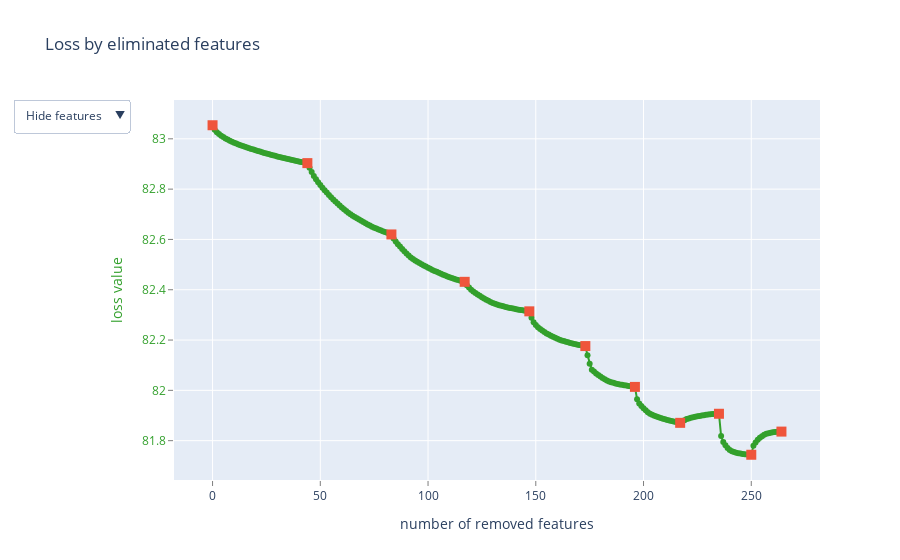

Write notebook code for a chart like this one.
### Code cell
model = CatBoostRegressor(
    iterations=1000, depth=6, loss_function="RMSE"
)
summary = model.select_features(
    train_pool,
    eval_set=test_pool,
    features_for_select=list(range(X_train.shape[1])),
    num_features_to_select=100,
    steps=10,
    algorithm=EFeaturesSelectionAlgorithm.RecursiveByShapValues,
    shap_calc_type=EShapCalcType.Regular,
    train_final_model=True,
    logging_level="Silent",
    plot=True,
)

### Figure 1 — Plotly figure (JSON) as saved in the notebook; plotly's stock layout.template omitted (floating-point values rounded to 4 significant figures; data arrays with more than 128 entries replaced by an {"elided": "..."} marker saying what was removed)
{"data": [{"line": {"color": "rgb(51,160,44)"}, "mode": "lines+markers", "name": "", "text": {"elided": "265 str values"}, "type": "scatter", "x": {"elided": "265 int values"}, "y": {"elided": "265 float values"}}, {"marker": {"size": 10, "symbol": "square"}, "mode": "markers", "name": "", "text": ["", "male", "Average of Jan-16", "dummy_breast_cancer_diagnosis_desc_37", "dummy_patient_state_22", "dummy_metastatic_cancer_diagnosis_code_41", "dummy_breast_cancer_diagnosis_code_27", "dummy_patient_state_40", "dummy_breast_cancer_diagnosis_desc_13", "dummy_metastatic_cancer_diagnosis_code_40", "dummy_metastatic_cancer_diagnosis_code_22"], "type": "scatter", "x": [0, 44, 83, 117, 147, 173, 196, 217, 235, 250, 264], "y": [83.05, 82.9, 82.62, 82.43, 82.31, 82.18, 82.01, 81.87, 81.91, 81.74, 81.84]}, {"mode": "text", "name": "", "text": {"elided": "265 str values"}, "textfont": {"color": "rgb(51,160,44)", "family": "sans serif", "size": 18}, "textposition": "bottom center", "type": "scatter", "visible": false, "x": {"elided": "265 int values"}, "y": {"elided": "265 float values"}}, {"mode": "text", "name": "", "text": {"elided": "265 str values"}, "textfont": {"color": "rgb(51,160,44)", "family": "sans serif", "size": 18}, "textposition": "bottom center", "type": "scatter", "visible": false, "x": {"elided": "265 int values"}, "y": {"elided": "265 float values"}}], "layout": {"showlegend": false, "title": {"text": "Loss by eliminated features"}, "updatemenus": [{"active": 0, "buttons": [{"args": [{"visible": [true, true, false, false]}], "label": "Hide features", "method": "update"}, {"args": [{"visible": [true, true, true, false]}], "label": "Show indices", "method": "update"}, {"args": [{"visible": [true, true, false, true]}], "label": "Show names", "method": "update"}], "pad": {"r": 10, "t": 10}, "showactive": true, "x": -0.25, "xanchor": "left", "y": 1.03, "yanchor": "top"}], "xaxis": {"gridcolor": "rgb(255,255,255)", "showgrid": true, "showline": false, "showticklabels": true, "tickcolor": "rgb(127,127,127)", "ticks": "outside", "title": {"text": "number of removed features"}, "zeroline": false}, "yaxis": {"gridcolor": "rgb(255,255,255)", "showgrid": true, "showline": false, "showticklabels": true, "tickcolor": "rgb(127,127,127)", "tickfont": {"color": "rgb(51,160,44)"}, "ticks": "outside", "title": {"font": {"color": "rgb(51,160,44)"}, "text": "loss value"}, "zeroline": false}}}
